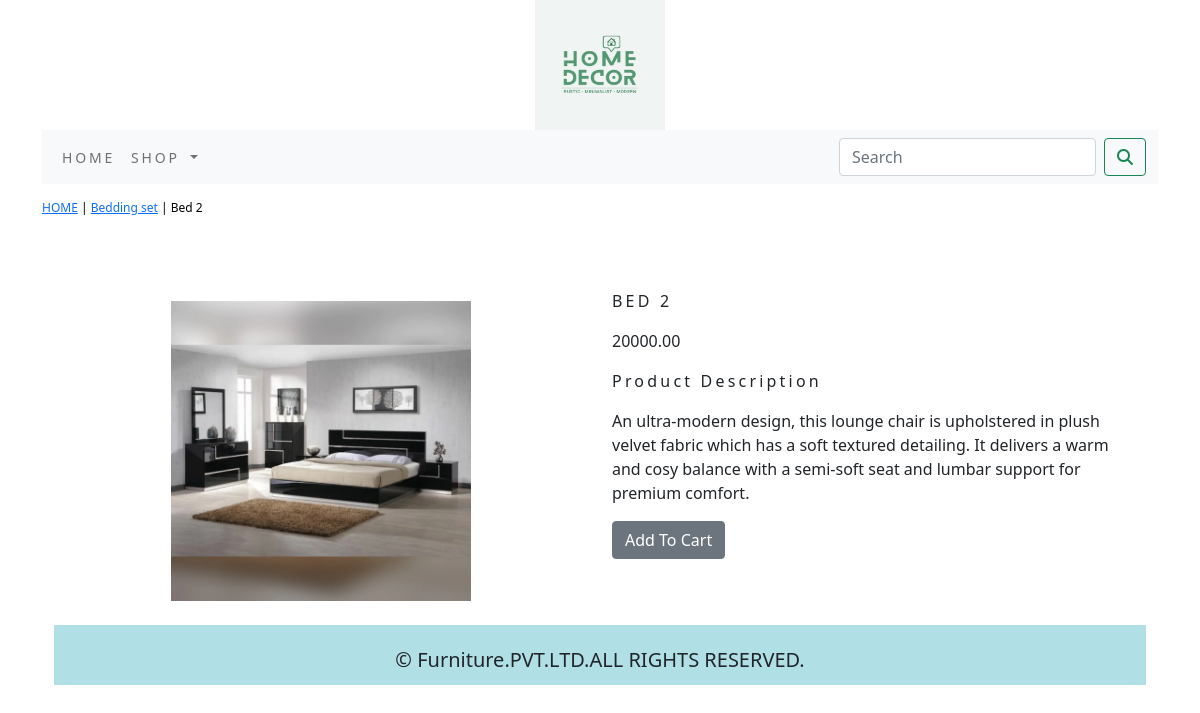
Screenshot of /bedding-set/bed-2/ with the database file from the repository.
### Furniture/models.py (models this page shows, shortened)
class Product(models.Model):
    name=models.CharField(max_length=200,unique=True)
    slug=models.SlugField(max_length=200,unique=True)
    description=models.TextField(blank=True)
    price=models.DecimalField(max_digits=10,decimal_places=2)
    category=models.ForeignKey(Furniture,on_delete=models.CASCADE)
    image=models.ImageField(upload_to='product',blank=True)
    stock=models.IntegerField(blank=True)
    available=models.BooleanField(default=True)
    created=models.DateTimeField(auto_now_add=True)
    updated=models.DateTimeField(auto_now=True)
    class Meta:
        ordering=('name',)
        verbose_name='product'
        verbose_name_plural = 'products'

class Furniture(models.Model):
    name=models.CharField(max_length=200,unique=True)
    slug=models.SlugField(max_length=200,unique=True)
    description=models.TextField(blank=True)
    image=models.ImageField(upload_to='furniture',blank=True)
    class Meta:
        ordering=('name',)
        verbose_name='furniture'
        verbose_name_plural = 'furniture'
    def get_url(self):
        return reverse('Furniture:Product_by_Category',args=[self.slug])
    def __str__(self):
        return '{}'.format(self.name)

### Furniture/views.py (the view)
# urls.py: path('<slug:c_slug>/<slug:product_slug>/',views.ProductDetail,name='ProductDetail'),
def ProductDetail(request, c_slug, product_slug):
    try:
        product = Product.objects.get(category__slug=c_slug, slug=product_slug)
    except Exception as e:
        raise e
    return render(request, "product.html", {'product': product})

### Furniture/context_processors.py (called while the page is built)
def menu_links(request):
    links = Furniture.objects.all()
    return dict(links=links)

### cart/context_processors.py (called while the page is built)
def counter(request):
    item_count = 0
    if 'admin' in request.path:
        return {}
    else:
        try:
            cart = Cart.objects.filter(cart_id=_cart_id(request))
            cart_items = CartItem.objects.all().filter(cart=cart[:1])
            for cart_item in cart_items:
                item_count += cart_item.quantity
        except Cart.DoesNotExist:
            item_count = 0
    return dict(item_count=item_count)

### cart/views.py (called while the page is built)
def _cart_id(request):
    cart = request.session.session_key
    if not cart:
        cart = request.session.create()
    return cart

### template/product.html (shortened to what this page needs)
{% extends 'base.html' %}
{% load static %}
{% block content %}
<div class="row my_prod_row">
    <div class="mx_auto">
        <p><a href="{% url 'Furniture:AllProductCategory' %}">HOME</a> | <a href="{{product.category.get_url}}">{{product.category}}</a> | {{product.name}}</p>
    </div>
</div>
<div class="container">
<br>
<div class="row">
    <div class="col-12 col-sm-12 col-md-12 col-lg-6 text-center">
        <div style="min-width:18rem;"><br>
            <img src="{{product.image.url}}" alt="{{product.name}}" style="width:300px;height:auto;">
        </div>
    </div>
    <div class="col-12 col-sm-12 col-md-12 col-lg-6">
            <div>
            <h1 class="my_prod_title">{{product.name}}</h1>
            <p>{{product.price}}</p>
            <p class="my_title">Product Description</p>
            <p class="text-justify my_prod_text">{{product.description}}</p>
            {% if product.stock <= 0 %}
            <p class="text-justify my_prod_text"><b>Out Of Stock</b></p>
            {% else %}
            <a class="btn btn-secondary" href="{% url 'cart:add_cart' product.id %}">Add To Cart</a>
            {% endif %}
            </div>
    </div>
</div>
</div>
{% endblock %}

### static/css/custom.css (style rules this page uses)
.my_title { font-size:16px; letter-spacing:.2em; }
.my_prod_row { padding-top:15px; padding-bottom:20px; }
.my_prod_row .mx_auto { color:#000; font-size:12px; text-decoration:none; }
.my_prod_title { font-size:16px; text-transform:uppercase; letter-spacing:.2em; padding-top:15px; padding-bottom:10px; }
.my_prod_text { padding-right:20px; }

### rows the page displays
Product: category "Bedding set", name "Bed 2", image (picture), name "BED 2", price "20000.00", description "An ultra-modern design, this lounge chair is upholstered in plush velvet fabric which has a soft textured detailing. It delivers a warm and cosy balance with a semi-soft seat and lumbar support for premium comfort."
